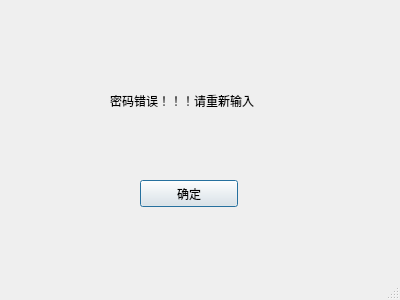
<?xml version="1.0" encoding="UTF-8"?>
<ui version="4.0">
 <class>refuse</class>
 <widget class="QDialog" name="refuse">
  <property name="geometry">
   <rect>
    <x>0</x>
    <y>0</y>
    <width>400</width>
    <height>300</height>
   </rect>
  </property>
  <property name="windowTitle">
   <string>Dialog</string>
  </property>
  <property name="sizeGripEnabled">
   <bool>true</bool>
  </property>
  <widget class="QLabel" name="label">
   <property name="geometry">
    <rect>
     <x>110</x>
     <y>60</y>
     <width>201</width>
     <height>81</height>
    </rect>
   </property>
   <property name="text">
    <string>密码错误！！！请重新输入</string>
   </property>
  </widget>
  <widget class="QPushButton" name="pushButton">
   <property name="geometry">
    <rect>
     <x>140</x>
     <y>180</y>
     <width>98</width>
     <height>27</height>
    </rect>
   </property>
   <property name="text">
    <string>确定</string>
   </property>
  </widget>
 </widget>
 <resources/>
 <connections>
  <connection>
   <sender>pushButton</sender>
   <signal>clicked()</signal>
   <receiver>refuse</receiver>
   <slot>close()</slot>
   <hints>
    <hint type="sourcelabel">
     <x>188</x>
     <y>193</y>
    </hint>
    <hint type="destinationlabel">
     <x>199</x>
     <y>149</y>
    </hint>
   </hints>
  </connection>
 </connections>
</ui>
